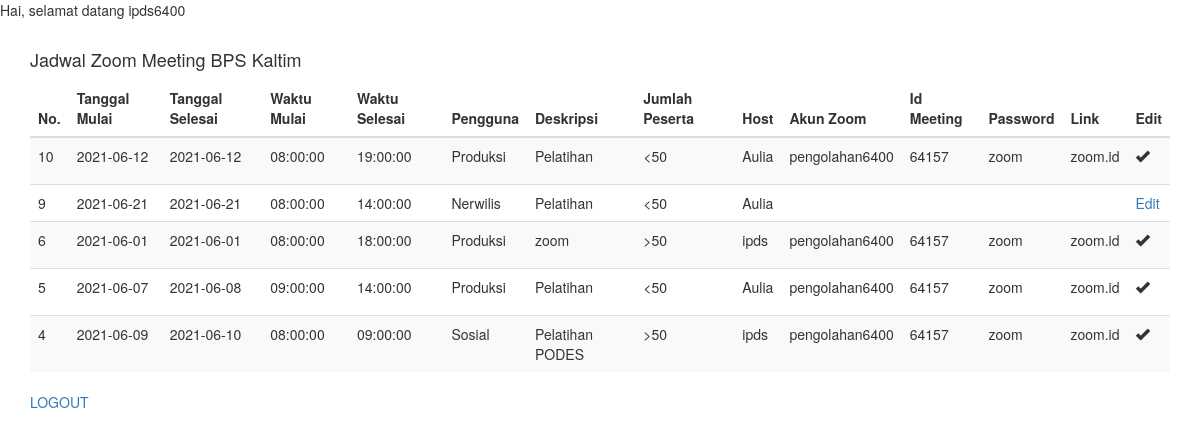
Page /req_jadwal/admin/index2.php (signed in) on the committed database.
### tables this page shows
CREATE TABLE `jadwal_zoom` (
  `id` int(11) NOT NULL,
  `tanggal_mulai` date NOT NULL,
  `tanggal_selesai` date NOT NULL,
  `waktu_mulai` time NOT NULL,
  `waktu_selesai` time NOT NULL,
  `pengguna` varchar(225) NOT NULL,
  `deskripsi` varchar(225) NOT NULL,
  `jumlah_peserta` varchar(25) NOT NULL,
  `host` varchar(225) NOT NULL,
  `akun_zoom` varchar(225) NOT NULL,
  `id_meeting` varchar(225) NOT NULL,
  `password` varchar(225) NOT NULL,
  `link` varchar(225) NOT NULL,
  `username` varchar(225) NOT NULL
);

### req_jadwal/admin/index2.php (the view, shortened to what this page needs)
<!DOCTYPE html>
<html lang="en">
<head>
    <link href="//maxcdn.bootstrapcdn.com/bootstrap/3.3.0/css/bootstrap.min.css" rel="stylesheet" id="bootstrap-css">
</head>
<body>
<?php
echo "Hai, selamat datang ". $_SESSION['username'];
?>
<br/>
<br/>
<div class="container">
    <div class="row">
        <div class="col-md-12">
            <h4>Jadwal Zoom Meeting BPS Kaltim</h4>
            <div class="table-responsive">
                <table id="mytable" class="table table-bordred table-striped">
                    <thead>
                        <th>No.</th>
                        <th>Tanggal Mulai</th>
                        <th>Tanggal Selesai</th>
                        <th>Waktu Mulai</th>
                        <th>Waktu Selesai</th>
                        <th>Pengguna</th>
                        <th>Deskripsi</th>
                        <th>Jumlah Peserta</th>
                        <th>Host</th>
                        <th>Akun Zoom</th>
                        <th>Id Meeting</th>
                        <th>Password</th>
                        <th>Link</th>
                        <th>Edit</th>
                    </thead>
                    <tbody>
                        <?php
                        $link = mysqli_connect("localhost", "root", "", "kalender_zoom");
                        $result = mysqli_query($link, "SELECT * FROM jadwal_zoom ORDER BY id DESC");
                        while($res = mysqli_fetch_array($result)) {
                            echo "<tr id='" . $res['id'] . "'>";
                            echo "<td>".$res['id']."</td>";
                            echo "<td>".$res['tanggal_mulai']."</td>";
                            echo "<td>".$res['tanggal_selesai']."</td>";
                            echo "<td>".$res['waktu_mulai']."</td>";
                            echo "<td>".$res['waktu_selesai']."</td>";
                            echo "<td>".$res['pengguna']."</td>";
                            echo "<td>".$res['deskripsi']."</td>";
                            echo "<td>".$res['jumlah_peserta']."</td>";
                            echo "<td>".$res['host']."</td>";
                            if ($res['akun_zoom'] != '') {
                                echo "<td>".$res['akun_zoom']."</td>";
                                echo "<td>".$res['id_meeting']."</td>";
                                echo "<td>".$res['password']."</td>";
                                echo "<td>".$res['link']."</td>";
                                echo '<td><p data-placement="top" data-toggle="tooltip" title="Edit"><span class="glyphicon glyphicon-ok"></span></p></td>';
                            } else {
                                echo "<td>".$res['akun_zoom']."</td>";
                                echo "<td>".$res['id_meeting']."</td>";
                                echo "<td>".$res['password']."</td>";
                                echo "<td>".$res['link']."</td>";
								$id_unik = $res['id'] ;
								echo "<td>" . "<a href='editin.php?edit=" . $id_unik . "' data-target='#edit'>" . "Edit</a>";
                            }
                            echo "</tr>";
                        }
						?>
                    </tbody>
                </table>
                <a href="logout.php">LOGOUT</a>
            </div>
        </div>
    </div>
</div>
</body>
</html>

### rows in the picture
jadwal_zoom: id "10", tanggal_mulai "2021-06-12", tanggal_selesai "2021-06-12", waktu_mulai "08:00:00", waktu_selesai "19:00:00", pengguna "Produksi", deskripsi "Pelatihan", jumlah_peserta "<50", host "Aulia", akun_zoom "pengolahan6400", id_meeting "64157", password "zoom", link "zoom.id"
jadwal_zoom: id "9", tanggal_mulai "2021-06-21", tanggal_selesai "2021-06-21", waktu_mulai "08:00:00", waktu_selesai "14:00:00", pengguna "Nerwilis", deskripsi "Pelatihan", jumlah_peserta "<50", host "Aulia"
jadwal_zoom: id "6", tanggal_mulai "2021-06-01", tanggal_selesai "2021-06-01", waktu_mulai "08:00:00", waktu_selesai "18:00:00", pengguna "Produksi", deskripsi "zoom", jumlah_peserta ">50", host "ipds", akun_zoom "pengolahan6400", id_meeting "64157", password "zoom", link "zoom.id"
jadwal_zoom: id "5", tanggal_mulai "2021-06-07", tanggal_selesai "2021-06-08", waktu_mulai "09:00:00", waktu_selesai "14:00:00", pengguna "Produksi", deskripsi "Pelatihan", jumlah_peserta "<50", host "Aulia", akun_zoom "pengolahan6400", id_meeting "64157", password "zoom", link "zoom.id"
jadwal_zoom: id "4", tanggal_mulai "2021-06-09", tanggal_selesai "2021-06-10", waktu_mulai "08:00:00", waktu_selesai "09:00:00", pengguna "Sosial", deskripsi "Pelatihan PODES", jumlah_peserta ">50", host "ipds", akun_zoom "pengolahan6400", id_meeting "64157", password "zoom", link "zoom.id"

### other values in the picture
$_SESSION['username'] "ipds6400"
